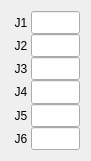
  <widget class="QWidget" name="gridLayoutWidget">
   <property name="geometry">
    <rect>
     <x>240</x>
     <y>30</y>
     <width>91</width>
     <height>161</height>
    </rect>
   </property>
   <layout class="QGridLayout" name="gridLayout">
    <property name="spacing">
     <number>0</number>
    </property>
    <item row="4" column="0">
     <widget class="QLabel" name="label_5">
      <property name="sizePolicy">
       <sizepolicy hsizetype="Minimum" vsizetype="Minimum">
        <horstretch>0</horstretch>
        <verstretch>0</verstretch>
       </sizepolicy>
      </property>
      <property name="minimumSize">
       <size>
        <width>20</width>
        <height>0</height>
       </size>
      </property>
      <property name="text">
       <string>J5</string>
      </property>
      <property name="alignment">
       <set>Qt::AlignCenter</set>
      </property>
     </widget>
    </item>
    <item row="5" column="0">
     <widget class="QLabel" name="label_6">
      <property name="sizePolicy">
       <sizepolicy hsizetype="Minimum" vsizetype="Minimum">
        <horstretch>0</horstretch>
        <verstretch>0</verstretch>
       </sizepolicy>
      </property>
      <property name="minimumSize">
       <size>
        <width>20</width>
        <height>0</height>
       </size>
      </property>
      <property name="text">
       <string>J6</string>
      </property>
      <property name="alignment">
       <set>Qt::AlignCenter</set>
      </property>
     </widget>
    </item>
    <item row="0" column="0">
     <widget class="QLabel" name="label">
      <property name="sizePolicy">
       <sizepolicy hsizetype="Minimum" vsizetype="Minimum">
        <horstretch>0</horstretch>
        <verstretch>0</verstretch>
       </sizepolicy>
      </property>
      <property name="minimumSize">
       <size>
        <width>20</width>
        <height>0</height>
       </size>
      </property>
      <property name="text">
       <string>J1</string>
      </property>
      <property name="alignment">
       <set>Qt::AlignCenter</set>
      </property>
     </widget>
    </item>
    <item row="1" column="0">
     <widget class="QLabel" name="label_2">
      <property name="sizePolicy">
       <sizepolicy hsizetype="Minimum" vsizetype="Minimum">
        <horstretch>0</horstretch>
        <verstretch>0</verstretch>
       </sizepolicy>
      </property>
      <property name="minimumSize">
       <size>
        <width>20</width>
        <height>0</height>
       </size>
      </property>
      <property name="text">
       <string>J2</string>
      </property>
      <property name="alignment">
       <set>Qt::AlignCenter</set>
      </property>
     </widget>
    </item>
    <item row="3" column="0">
     <widget class="QLabel" name="label_4">
      <property name="sizePolicy">
       <sizepolicy hsizetype="Minimum" vsizetype="Minimum">
        <horstretch>0</horstretch>
        <verstretch>0</verstretch>
       </sizepolicy>
      </property>
      <property name="minimumSize">
       <size>
        <width>20</width>
        <height>0</height>
       </size>
      </property>
      <property name="text">
       <string>J4</string>
      </property>
      <property name="alignment">
       <set>Qt::AlignCenter</set>
      </property>
     </widget>
    </item>
    <item row="2" column="0">
     <widget class="QLabel" name="label_3">
      <property name="sizePolicy">
       <sizepolicy hsizetype="Minimum" vsizetype="Minimum">
        <horstretch>0</horstretch>
        <verstretch>0</verstretch>
       </sizepolicy>
      </property>
      <property name="minimumSize">
       <size>
        <width>20</width>
        <height>0</height>
       </size>
      </property>
      <property name="text">
       <string>J3</string>
      </property>
      <property name="alignment">
       <set>Qt::AlignCenter</set>
      </property>
     </widget>
    </item>
    <item row="0" column="1">
     <widget class="QLineEdit" name="LE_JNT_REF_1">
      <property name="sizePolicy">
       <sizepolicy hsizetype="Expanding" vsizetype="Expanding">
        <horstretch>0</horstretch>
        <verstretch>0</verstretch>
       </sizepolicy>
      </property>
     </widget>
    </item>
    <item row="1" column="1">
     <widget class="QLineEdit" name="LE_JNT_REF_2">
      <property name="sizePolicy">
       <sizepolicy hsizetype="Expanding" vsizetype="Expanding">
        <horstretch>0</horstretch>
        <verstretch>0</verstretch>
       </sizepolicy>
      </property>
     </widget>
    </item>
    <item row="2" column="1">
     <widget class="QLineEdit" name="LE_JNT_REF_3">
      <property name="sizePolicy">
       <sizepolicy hsizetype="Expanding" vsizetype="Expanding">
        <horstretch>0</horstretch>
        <verstretch>0</verstretch>
       </sizepolicy>
      </property>
     </widget>
    </item>
    <item row="3" column="1">
     <widget class="QLineEdit" name="LE_JNT_REF_4">
      <property name="sizePolicy">
       <sizepolicy hsizetype="Expanding" vsizetype="Expanding">
        <horstretch>0</horstretch>
        <verstretch>0</verstretch>
       </sizepolicy>
      </property>
     </widget>
    </item>
    <item row="4" column="1">
     <widget class="QLineEdit" name="LE_JNT_REF_5">
      <property name="sizePolicy">
       <sizepolicy hsizetype="Expanding" vsizetype="Expanding">
        <horstretch>0</horstretch>
        <verstretch>0</verstretch>
       </sizepolicy>
      </property>
     </widget>
    </item>
    <item row="5" column="1">
     <widget class="QLineEdit" name="LE_JNT_REF_6">
      <property name="sizePolicy">
       <sizepolicy hsizetype="Expanding" vsizetype="Expanding">
        <horstretch>0</horstretch>
        <verstretch>0</verstretch>
       </sizepolicy>
      </property>
     </widget>
    </item>
   </layout>
  </widget>
